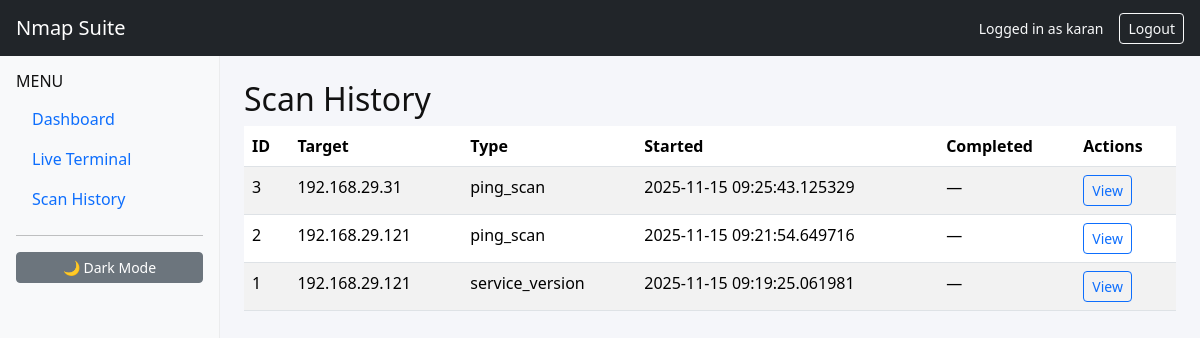
Page /history (signed in) on the earlier database version.
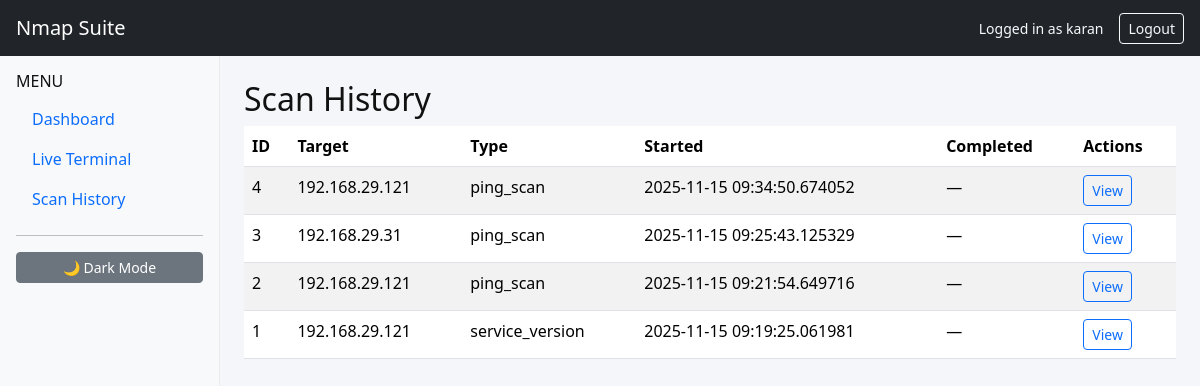
Same page on the later database version.
### app/models.py (models this page shows)
class ScanResult(db.Model):
    id = db.Column(db.Integer, primary_key=True)
    user_id = db.Column(db.Integer, db.ForeignKey('user.id'))
    target = db.Column(db.String(200))
    scan_type = db.Column(db.String(80))
    started_at = db.Column(db.DateTime)
    completed_at = db.Column(db.DateTime, nullable=True)
    output = db.Column(db.Text, nullable=True)

### app/routes/history.py (the view)
@history_bp.route('/history')
@login_required
def view_history():
    scans = ScanResult.query.filter_by(user_id=current_user.id).order_by(ScanResult.started_at.desc()).all()
    return render_template('history.html', scans=scans)

### app/__init__.py (called while the page is built)
def create_app():
    app = Flask(__name__, template_folder='templates', static_folder='static')
    app.config.from_object('config.Config')
    db.init_app(app)
    with app.app_context():
        db.create_all()
    login_manager = LoginManager()
    login_manager.login_view = 'auth.login'
    login_manager.init_app(app)
    @login_manager.user_loader
    def load_user(user_id):
        from .models import User
        return User.query.get(int(user_id))
    app.register_blueprint(auth_bp)
    app.register_blueprint(dashboard_bp)
    app.register_blueprint(scans_bp)
    app.register_blueprint(terminal_bp)
    app.register_blueprint(history_bp)
    socketio.init_app(app)
    app.socketio = socketio
    return app

### app/templates/history.html (shortened to what this page needs)
{% extends "layout.html" %}
{% block content %}
<h2>Scan History</h2>
<table class="table table-striped">
  <thead><tr><th>ID</th><th>Target</th><th>Type</th><th>Started</th><th>Completed</th><th>Actions</th></tr></thead>
  <tbody>
    {% for s in scans %}
    <tr>
      <td>{{ s.id }}</td>
      <td>{{ s.target }}</td>
      <td>{{ s.scan_type }}</td>
      <td>{{ s.started_at }}</td>
      <td>{{ s.completed_at or '—' }}</td>
      <td>
        <button class="btn btn-sm btn-outline-primary" onclick="showOutput({{ s.id }})">View</button>
      </td>
    </tr>
    {% endfor %}
  </tbody>
</table>
{% endblock %}

Differences in the rows shown:
added ScanResult: id "4", target "192.168.29.121", scan_type "ping_scan", started_at "2025-11-15 09:34:50.674052", completed_at "—"
